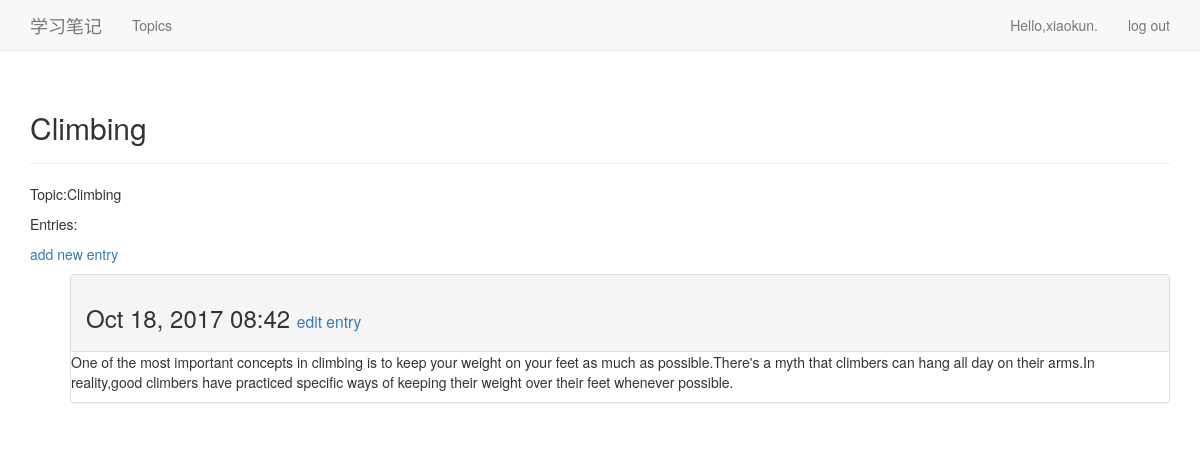
Page /topics/2/ (signed in) on the earlier database version.
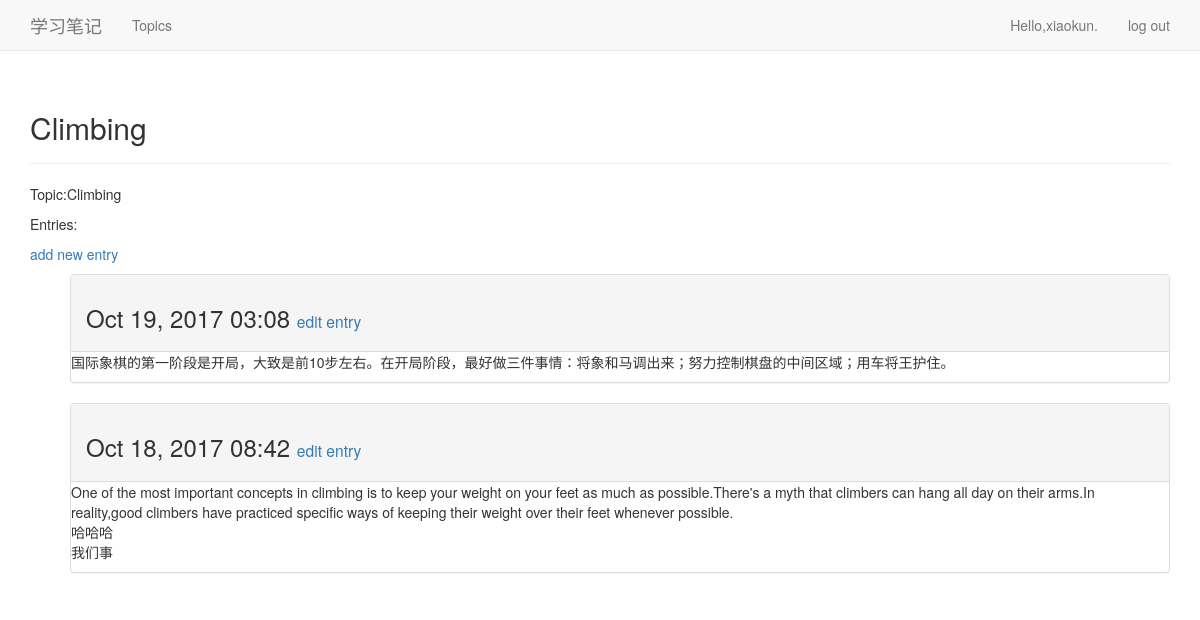
Same page on the later database version.
### learning_logs/models.py (models this page shows, shortened)
class Topic(models.Model):
	text = models.CharField(max_length=200)
	date_added = models.DateTimeField(auto_now_add=True)
	owner = models.ForeignKey(User)
	def __str__(self):
		return self.text

class Entry(models.Model):
	topic = models.ForeignKey(Topic)
	text = models.TextField()
	date_added = models.DateTimeField(auto_now_add=True)
	class Meta():
		verbose_name_plural = 'entries'

### learning_logs/views.py (the view)
# urls.py: url(r'^topics/(?P<topic_id>\d+)/$',views.topic,name='topic'),
@login_required
def topic(request,topic_id):
	topic = Topic.objects.get(id=topic_id)
	if topic.owner != request.user:
		raise Http404
	entries = topic.entry_set.order_by('-date_added')
	context = {'topic':topic,'entries':entries}
	return render(request,'learning_logs/topic.html',context)

### learning_logs/templates/learning_logs/topic.html
{% extends 'learning_logs/base.html' %}
{% block header %}
  <h2>{{ topic }}</h2>
{% endblock header %}
{% block content %}
  <p>Topic:{{ topic }}</p>
  <p>Entries:</p>
  <p>
    <a href="{% url 'learning_logs:new_entry' topic.id %}">add new entry</a>
  </p>
  <ul>
    {% for entry in entries %}
      <div class="panel panel-default">
        <div class="panel-heading">
          <h3>
            {{ entry.date_added|date:'M d, Y H:i' }}
            <small>
              <a href="{% url 'learning_logs:edit_entry' entry.id %}">edit entry</a>
            </small>
          </h3>
        </div>
        <div class="panel_body">
        {{ entry.text|linebreaks }}
        </div>
      </div>
    {% empty %}
        There are no entries for this topic yet.
    {% endfor %}
  </ul>
{% endblock content %}

### learning_logs/templates/learning_logs/base.html (shortened to what this page needs)
{% load bootstrap3 %}
<!DOCTYPE html>
<html lang="en">
  <head>
    {% bootstrap_css %}
  </head>
  <body>
    <nav class="navbar navbar-default navbar-static-top">
      <div class="container">
        <div class="navbar-header">
          <a class="navbar-brand" href="{% url 'learning_logs:index' %}">学习笔记</a>
        </div>
        <div id="navbar" class="navbar-collapse collapse">
          <ul class="nav navbar-nav">
            <li><a href="{% url 'learning_logs:topics' %}">Topics</a></li>
          </ul>
          <ul class="nav navbar-nav navbar-right">
            {% if user.is_authenticated %}
              <li><a>Hello,{{ user.username }}.</a></li>
              <li><a href="{% url 'users:logout' %}">log out</a></li>
            {% else %}
              <li><a href="{% url 'users:register' %}">register</a></li>
              <li><a href="{% url 'users:login' %}">log in</a></li>
            {% endif %}
          </ul>
        </div>
      </div>
    </nav>
    <div class="container">
      <div class="page-header">
        {% block header %}{% endblock header%}
      </div>
      <div>
        {% block content %}{% endblock content %}
      </div>
    </div>
  </body>
</html>

Differences in the rows shown:
added Entry: date_added "Oct 19, 2017 03:08", text "国际象棋的第一阶段是开局，大致是前10步左右。在开局阶段，最好做三件事情：将象和马调出来；努力控制棋盘的中间区域；用车将王护住。"
changed Entry: text "…their feet whenever possible." → "…their feet whenever possible. 哈哈哈 我们事"
